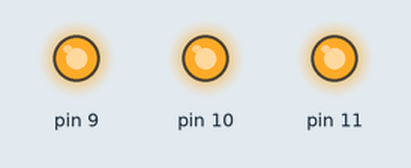
Bench run of a sketch on a simulated Arduino Uno, built with avr-gcc and run on an emulated ATmega328P. Parts: output pins drawn as LEDs (lit = HIGH).

Above: at 0.1 s.
At 1.1 s:
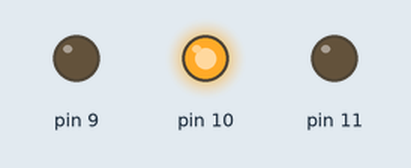
At 1.6 s:
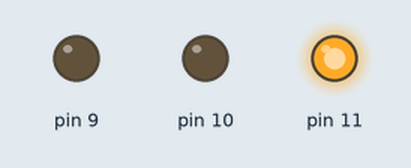
At 3.1 s:
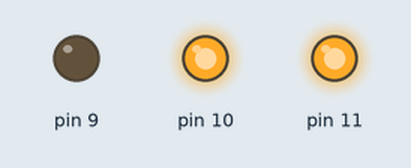
At 19.17 s:
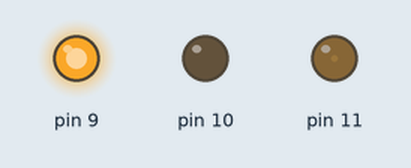
At 38.3 s:
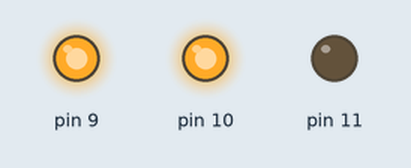
Timing chart, 0 to 40.0 s (numbered marks = the images above):
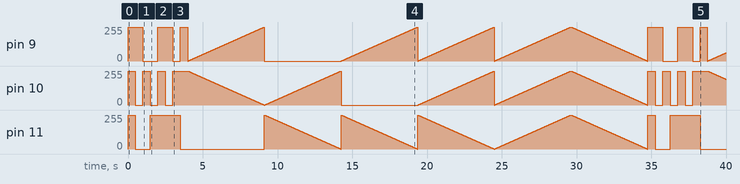

Measured:
- by itself, pin 9: 0/255 → 255/255 at 0.00 s, → 0/255 1.0 s later, → 255/255 1.0 s later, → 0/255 1.0 s later, … (1351 changes in this stretch)
- by itself, pin 10: 0/255 → 255/255 at 0.00 s, → 0/255 0.50 s later, → 255/255 0.50 s later, → 0/255 0.50 s later, … (1352 changes in this stretch)
- by itself, pin 11: 0/255 → 255/255 at 0.00 s, → 0/255 0.50 s later, → 255/255 1.0 s later, → 0/255 2.0 s later, … (1286 changes in this stretch)

The sketch:

Led_RGB.ino
```cpp
void setup()
{
}

void loop()
{

  analogWrite(9,255);
  analogWrite(10,255);
  analogWrite(11,255);
  delay(500);

  analogWrite(9,255);
  analogWrite(10,0);
  analogWrite(11,0);
  delay(500);

  analogWrite(9,0);
  analogWrite(10,255);
  analogWrite(11,0);
  delay(500);

  analogWrite(9,0);
  analogWrite(10,0);
  analogWrite(11,255);
  delay(500);

  analogWrite(9,255);
  analogWrite(10,255);
  analogWrite(11,255);
  delay(500);

  analogWrite(9,255);
  analogWrite(10,0);
  analogWrite(11,255);
  delay(500);

  analogWrite(9,0);
  analogWrite(10,255);
  analogWrite(11,255);
  delay(500);

  analogWrite(9,255);
  analogWrite(10,255);
  analogWrite(11,0);
  delay(500);

  for(int i=0; i<=255; i++)
  {
    analogWrite(9,i);
    analogWrite(10,255-i);
    analogWrite(11,0);
    delay(20);
  }

   for(int i=0; i<=255; i++)
  {
    analogWrite(9,0);
    analogWrite(10,i);
    analogWrite(11,255-i);
    delay(20);
  }

   for(int i=0; i<=255; i++)
  {
    analogWrite(9,i);
    analogWrite(10,0);
    analogWrite(11,255-i);
    delay(20);
  }

   for(int i=0; i<=255; i++)
  {
    analogWrite(9,i);
    analogWrite(10,i);
    analogWrite(11,255-i);
    delay(20);
  }

   for(int i=0; i<=255; i++)
  {
    analogWrite(9,i);
    analogWrite(10,i);
    analogWrite(11,i);
    delay(20);
  }

    for(int i=0; i<=255; i++)
  {
    analogWrite(9,255-i);
    analogWrite(10,255-i);
    analogWrite(11,255-i);
    delay(20);
  }


}
```
